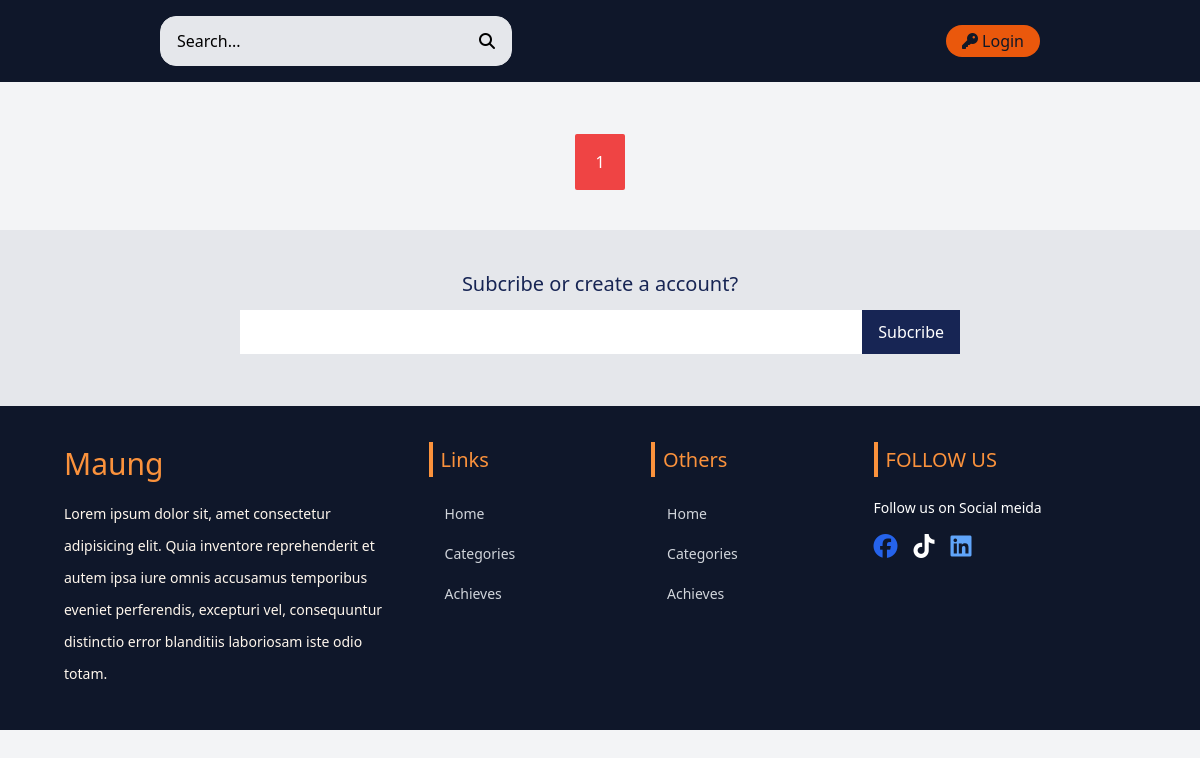
The app's page /, older data.
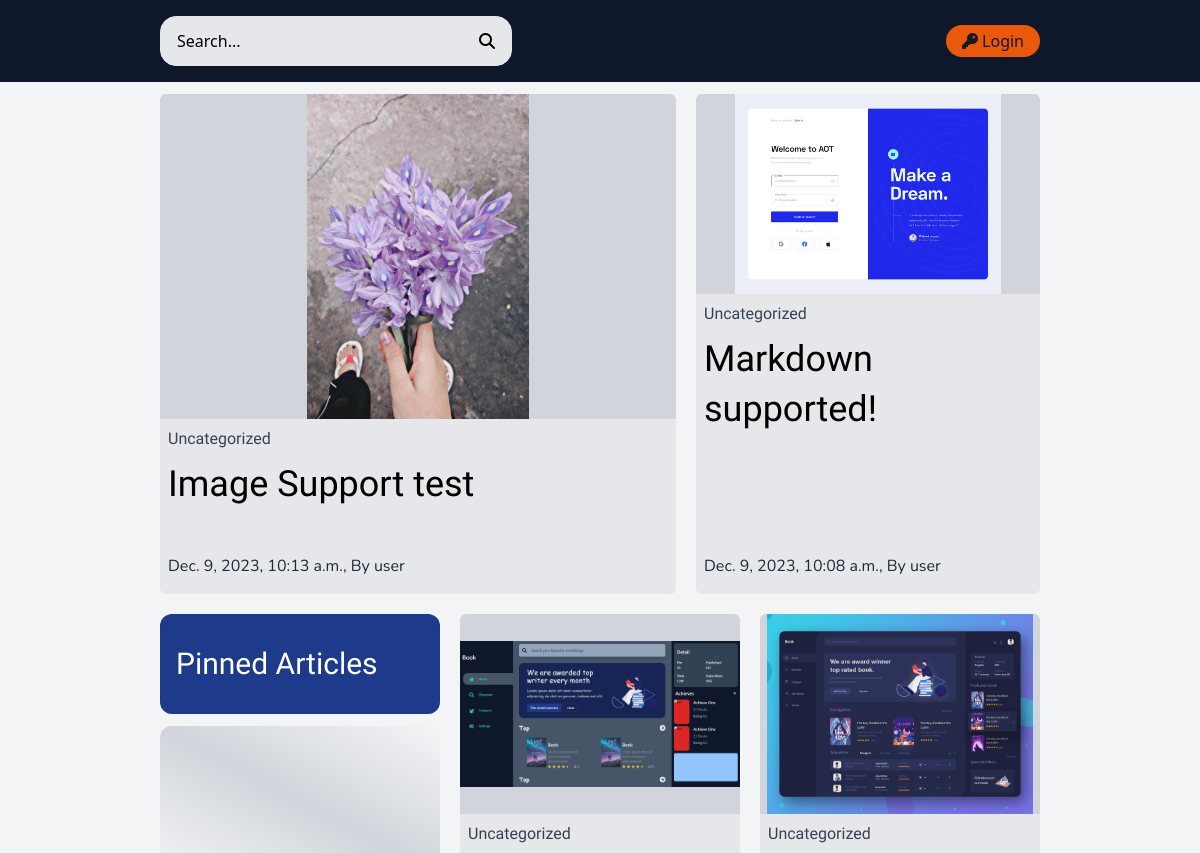
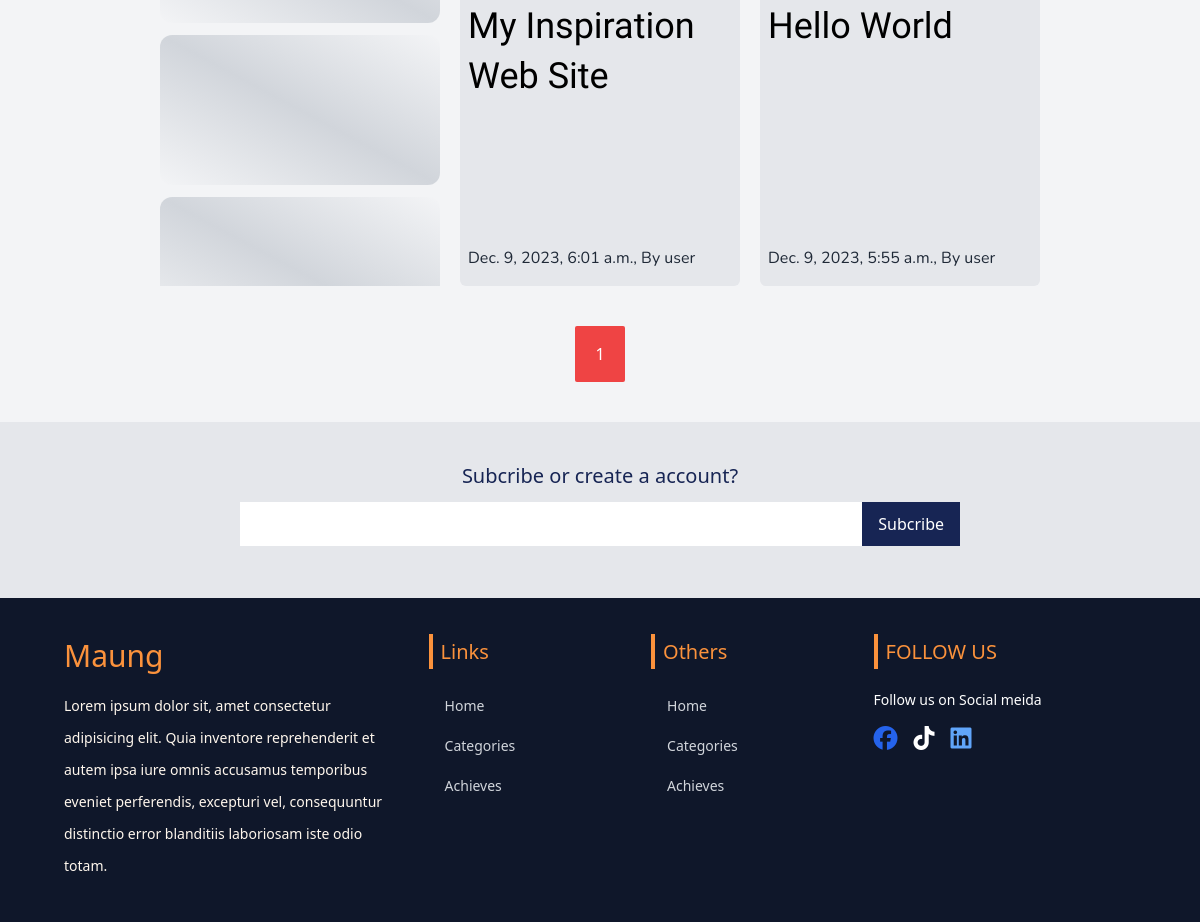
The same page, newer data (2 pictures, top to bottom).
### core/models.py (models this page shows, shortened)
class Article(models.Model):
    title = models.CharField(max_length=500, unique=True)
    author = models.ForeignKey(User, on_delete=models.CASCADE)
    category = models.ForeignKey(Category, on_delete=models.CASCADE, null=True, blank=True)
    date = models.DateTimeField(default=timezone.now)
    cover = models.ImageField(upload_to='articles-covers')
    content = models.TextField()
    pinned = models.BooleanField(default=False)

### core/views.py (the view)
# urls.py: 2. Add a URL to urlpatterns:  path('', views.home, name='home')
def home(request):
    if request.GET and request.GET.get('page'):
        page = request.GET.get('page')
    else:
        page = 1
    if request.GET.get('category'):
        category = get_object_or_404(Category, name=request.GET.get('category'))
        articles = Article.objects.filter(category=category).order_by('-pk')
    else:
        articles = Article.objects.all().order_by('-pk')
    if request.GET.get('search'):
        search = request.GET.get('search')
        articles = articles.filter(title__contains=search).order_by('-pk')
    pinned = Article.objects.filter(pinned=True)
    paginator = Paginator(articles, 6).page(page)
    articles = paginator.object_list
    return render(request, 'core/index.html', { 'articles': articles, 'pinned': pinned, 'paginator': paginator })

### templates/core/index.html (shortened to what this page needs)
{% extends 'base.html' %}
{% block main %}
<section class="my-3">
    {% if articles|length > 1 %}
    <div class="grid lg:grid-cols-[3fr_2fr] grid-rows-1 gap-x-5 lg:gap-y-0 gap-y-5 mb-5">
        <div class="relative bg-gray-200 h-[500px] rounded-md overflow-hidden">
            <img src="{{articles.0.cover.url}}" alt="{{articles.0.title}}" class="h-[325px] w-full object-contain bg-gray-300">
            <div class="p-2">
                <p class="text-md text-gray-700 font-mukta">{{articles.0.category.name|default:"Uncategorized"}}</p>
                <a href="/articles/{{articles.0.title}}">
                    <p class="text-4xl text-black hover:text-red-700 font-medium font-josefin py-2 leading-[50px]">
                        <a href="/articles/{{articles.0.title}}">{{articles.0.title}}</a>
                    </p>
                </a>
                <p class="text-md text-gray-800 font-mediium font-nunito absolute bottom-4">{{articles.0.date}}, By {{articles.0.author.username}}</p>
            </div>
        </div>
        <div class="relative bg-gray-200 h-[500px] rounded-md overflow-hidden">
            <img src="{{articles.1.cover.url}}" alt="{{articles.1.title}}" class="h-[200px] w-full object-contain bg-gray-300">
            <div class="p-2">
                <p class="text-md text-gray-700 font-mukta">{{articles.1.category.name|default:"Uncategorized"}}</p>
                <a href="/articles/{{articles.1.title}}">
                    <p class="text-4xl text-black hover:text-red-700 font-medium font-josefin py-2 leading-[50px]">
                        <a href="/articles/{{articles.1.title}}">{{articles.1.title}}</a>
                    </p>
                </a>
                <p class="text-md text-gray-800 font-mediium font-nunito absolute bottom-4">{{articles.1.date}}, By {{articles.1.author.username}}</p>
            </div>
        </div>
    </div>
    {% endif %}
    {% if articles|length > 3 %}
    <div class="grid lg:grid-cols-3 grid-rows-1 lg:gap-y-0 gap-y-5 gap-x-5 mb-5">
    {% else %}
    <div class="grid lg:grid-cols-[1fr_2fr] lg:gap-y-0 gap-y-5 grid-rows-1 gap-x-5 mb-5">
    {% endif %}
        {% if articles|length >= 3 %}
        <div class="relative h-[525px] hide-scrollbar overflow-y-auto grid grid-rows-[1fr_4fr] gap-y-3">
            <div class="w-full bg-blue-900 text-white text-3xl font-medium font-josefin flex items-center px-4 h-[100px] rounded-xl">
                Pinned Articles
            </div>
            {% if pinned %}
            <div class="w-full grid grid-cols-1 gap-y-3">
                {% for item in pinned %}
                <a href="/articles/{{item.title}}">
                    <div class="w-full bg-gray-200 rounded-xl px-2 py-4">
                        <p class="text-2xl text-black hover:text-teal-600 font-bold font-josefin pt-[0.125rem] pb-3">{{ item.title }}</p>
                        <p class="text-gray-700 font-mukta text-md">{{ item.category.name|default:"Uncategorized" }}</p>
                    </div>
                </a>
                {% endfor %}
            </div>
            {% else %}
            <div class="w-full h-full grid grid-cols-1 gap-y-3">
                <div class="w-full h-[150px] bg-gradient-to-tr from-gray-100 via-gray-300 to-gray-100 rounded-xl"></div>
                <div class="w-full h-[150px] bg-gradient-to-tr from-gray-100 via-gray-300 to-gray-100 rounded-xl"></div>
                <div class="w-full h-[150px] bg-gradient-to-tr from-gray-100 via-gray-300 to-gray-100 rounded-xl"></div>
            </div>
            {% endif %}
        </div>
        {% endif %}
        {% if articles|length > 3 %}
        <div class="relative bg-gray-200 h-[525px] rounded-md overflow-hidden">
            <img src="{{articles.2.cover.url}}" alt="{{articles.2.title}}" class="h-[200px] w-full object-contain bg-gray-300">
            <div class="p-2">
                <p class="text-md text-gray-700 font-mukta">{{articles.2.category.name|default:"Uncategorized"}}</p>
                <p class="text-4xl text-black hover:text-red-700 font-medium font-josefin py-2 leading-[50px]">
                    <a href="/articles/{{articles.2.title}}">{{articles.2.title}}</a>
                </p>
                <p class="text-md text-gray-800 font-mediium font-nunito absolute bottom-4">{{articles.2.date}}, By {{articles.2.author.username}}</p>
            </div>
        </div>
        <div class="relative bg-gray-200 h-[525px] rounded-md overflow-hidden">
            <img src="{{articles.3.cover.url}}" alt="{{articles.3.title}}" class="h-[200px] w-full object-contain bg-gray-300">
            <div class="p-2">
                <p class="text-md text-gray-700 font-mukta">{{articles.3.category.name|default:"Uncategorized"}}</p>
                <p class="text-4xl text-black hover:text-red-700 font-medium font-josefin py-2 leading-[50px]">
                    <a href="/articles/{{articles.3.title}}">{{articles.3.title}}</a>
                </p>
                <p class="text-md text-gray-800 font-mediium font-nunito absolute bottom-4">{{articles.3.date}}, By {{articles.3.author.username}}</p>
            </div>
        </div>
        {% endif %}
    </div>
</section>
<div class="flex gap-x-1 my-10 justify-center">
    {% for page in paginator.paginator.page_range %}
    <a href="?page={{ page }}">
        <button class={% if paginator.number != page %} "bg-blue-500 rounded-sm hover:rounded-3xl hover:bg-red-500 duration-300 text-white p-4 px-5" {% else %} "bg-red-500 rounded-sm hover:rounded-3xl hover:bg-red-500 duration-300 text-white p-4 px-5" {% endif %}>{{page}}</button>
    </a>
    {% endfor %}
</div>
{% endblock main %}

### templates/base.html (shortened to what this page needs)
{% load static %}
<!DOCTYPE html>
<html lang="en">
<head>
    <link rel="stylesheet" href="{% static 'src/output.css' %}">
    <link rel="stylesheet" href="{% static 'src/custom.css' %}">
    <link href="{% static 'fontawesomefree/css/fontawesome.css' %}" rel="stylesheet" type="text/css">
    <link href="{% static 'fontawesomefree/css/brands.css' %}" rel="stylesheet" type="text/css">
    <link href="{% static 'fontawesomefree/css/solid.css' %}" rel="stylesheet" type="text/css">
</head>
<body class="bg-gray-100">
    <nav class="sticky top-0 left-0 z-50 w-full px-8 md:px-30 lg:px-40 py-4 flex justify-between items-center duration-500" style="background-color: rgb(15, 23, 42);color:white;" id="home-nav">
        <form action="/" method="get" class="flex w-[40%] border bg-gray-200 py-3 px-4 rounded-2xl border-gray-200">
            <input type="text" name="search" placeholder="Search..." class="text-black placeholder:text-black focus:outline-none w-full bg-inherit" required />
            <button type="submit" class="text-black"><i class="fa-solid fa-search"></i></button>
        </form>
        <div class="flex gap-x-2 items-center px-4 py-1 bg-orange-600 hover:bg-orange-400 text-gray-900 rounded-3xl">
            {% if user.is_authenticated %}
                <a href="{% url 'web-dashboard' %}">
                    <i class="fa-solid fa-user"></i>
                    <span class="text-md">{{request.user.username}}</span>
                </a>
            {% else %}
                <a href="{% url 'web-login' %}">
                    <i class="fa-solid fa-key"></i>
                    <span class="text-md">Login</span>
                </a>
            {% endif %}
        </div>
    </nav>
    <main class="mx-2 lg:mx-40">
        {% block main %}
        {% endblock main %}
    </main>
    <div class="w-full px-6 md:px-20 lg:px-40 py-10 text-center bg-gray-200">
        <p class="text-xl text-blue-950">Subcribe or create a account?</p>
        <div class="flex my-3 md:px-10 lg:px-20">
            <input type="text" class="w-full px-2 py-2 text-xl">
            <button type="submit" class="px-4 py-2 bg-blue-950 text-white">Subcribe</button>
        </div>
    </div>
    <footer class="w-full py-10 px-16 bg-slate-900 block lg:flex justify-around">
        <div class="text-left w-full lg:w-[45%]">
            <h3 class="text-3xl font-medium text-orange-400 pb-4">Maung</h3>
            <p class="text-left text-sm leading-8 text-orange-50">
                Lorem ipsum dolor sit, amet consectetur adipisicing elit. Quia inventore reprehenderit et autem ipsa iure omnis accusamus temporibus eveniet perferendis, excepturi vel, consequuntur distinctio error blanditiis laboriosam iste odio totam.
            </p>
        </div>
        <div class="w-full grid grid-cols-1 md:grid-cols-3 mt-10 md:mt-0 md:px-10">
            <div class="mt-5 md:mt-0">
                <h3 class="text-xl text-orange-400 font-medium before:py-1 before:pl-1 before:mr-2 before:bg-orange-400">Links</h3>
                <div class="pl-4 pt-6">
                    <a href="#text" class="text-gray-300 text-sm leading-8 block hover:text-gray-50">Home</a>
                    <a href="#text" class="text-gray-300 text-sm leading-8 block pt-2 hover:text-gray-50">Categories</a>
                    <a href="#text" class="text-gray-300 text-sm leading-8 block pt-2 hover:text-gray-50">Achieves</a>
                </div>
            </div>
            <div class="mt-5 md:mt-0">
                <h3 class="text-xl text-orange-400 font-medium before:py-1 before:pl-1 before:mr-2 before:bg-orange-400">Others</h3>
                <div class="pl-4 pt-6">
                    <a href="#text" class="text-gray-300 text-sm leading-8 block hover:text-gray-50">Home</a>
                    <a href="#text" class="text-gray-300 text-sm leading-8 block pt-2 hover:text-gray-50">Categories</a>
                    <a href="#text" class="text-gray-300 text-sm leading-8 block pt-2 hover:text-gray-50">Achieves</a>
                </div>
            </div>
            <div class="mt-5 md:mt-0">
                <h3 class="text-xl text-orange-400 font-medium before:py-1 before:pl-1 before:mr-2 before:bg-orange-400">FOLLOW US</h3>
                <div class="pt-6">
                    <p class="text-sm text-white">Follow us on Social meida</p>
                    <div class="flex gap-x-4 py-4">
                        <a href="https://facebook.com"><i class="fa-brands fa-facebook text-blue-600 text-2xl"></i></a>
                        <a href="https://facebook.com"><i class="fa-brands fa-tiktok text-white text-2xl"></i></a>
                        <a href="https://facebook.com"><i class="fa-brands fa-linkedin text-blue-400 text-2xl"></i></a>
                    </div>
                </div>
            </div>
        </div>
    </footer>
</body>
</html>

### static/src/custom.css (style rules this page uses)
.hide-scrollbar { -ms-overflow-style: none; scrollbar-width: none; }

Row changes from the older to the newer data that the page shows:
added Article: cover (picture), category "Uncategorized", title "Image Support test", date "Dec. 9, 2023, 10:13 a.m.", author.username "user"
added Article: cover (picture), category "Uncategorized", title "Markdown supported!", date "Dec. 9, 2023, 10:08 a.m.", author.username "user"
added Article: cover (picture), category "Uncategorized", title "My Inspiration Web Site", date "Dec. 9, 2023, 6:01 a.m.", author.username "user"
added Article: cover (picture), category "Uncategorized", title "Hello World", date "Dec. 9, 2023, 5:55 a.m.", author.username "user"
Text that changed along with them:
text now shown: ", By , By Pinned Articles , By , By"
